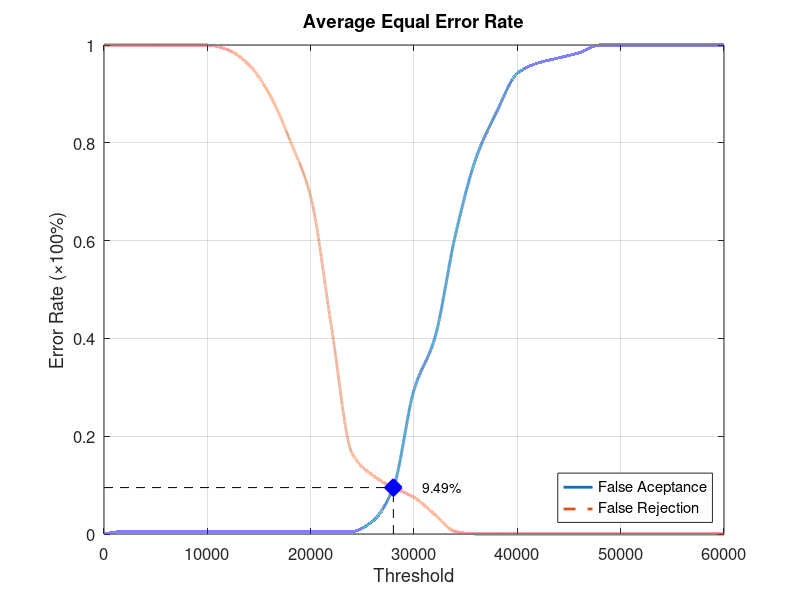
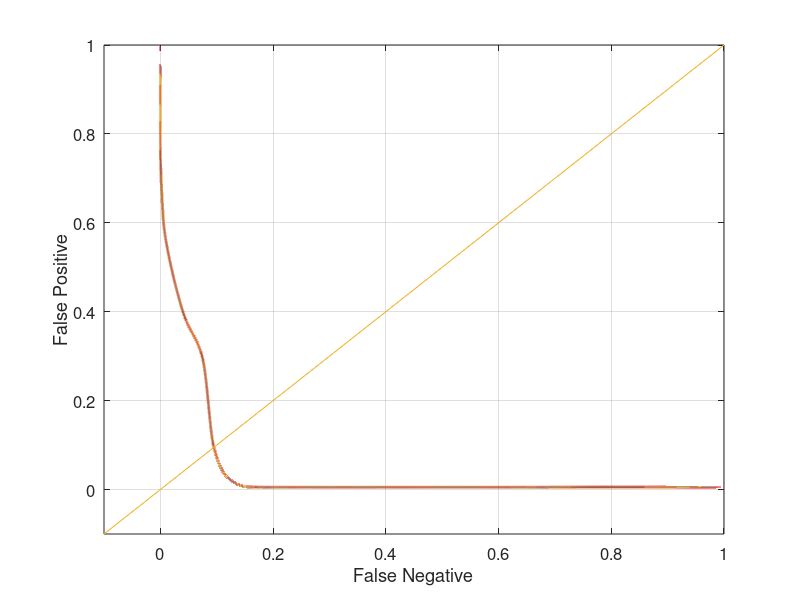

Reproduce these figures in MATLAB, in order.
function yEER = Database3_1
close all;
clear;
clc;
x = 0:2000:60000;
xq = 0:0.5:60000;

y0 = [0 0.00526316 0.00526316 0.00526316 0.00526316 0.00526316 0.00526316 0.00526316 0.00526316 0.00526316 0.00526316 0.00526316 0.00526316 0.0263158 0.0947368 0.294737 0.4 0.610526 0.768421 0.863158 0.942105 0.963158 0.973684 0.984211 1 1 1 1 1 1 1];
yy0 = interp1(x, y0, xq, 'pchip');
y1 = [1 1 1 1 1 1 0.99 0.96 0.9 0.805 0.69 0.425 0.165 0.12 0.095 0.075 0.04 0.005 0 0 0 0 0 0 0 0 0 0 0 0 0];
yy1 = interp1(x, y1, xq, 'pchip');

% Calculating EER: 
y2 = abs(y0 - y1);
find(y2 == min(y2))
yy2 = abs(yy0 - yy1);
xEER = find(yy2 == min(yy2));
xEERIndex = xq(xEER) % X-axis EER
yEER = yy0(xEER) % Y-axis EER

main = figure
plot(xq, yy0,'-','LineWidth', 2);	hold on
plot(xq, yy1,'--','LineWidth', 2);	hold on
plot([xEERIndex xEERIndex], [0 yEER], 'k--');	hold on
plot([0 xEERIndex], [yEER yEER], 'k--');	hold on
plot(xEERIndex, yEER, 'bx', 'LineWidth', 10);	hold on
text(xEERIndex + 10 * xEERIndex / 100, yEER, [num2str(round((10000 * yEER)) / 100) '%'])
legend('False Aceptance', 'False Rejection', 'Location', 'SouthEast')
xlabel('Threshold')
ylabel('Error Rate (\times100%)')
title('Average Equal Error Rate')
set(gca, 'FontSize', 12)
axis([0 60000 0 1])
grid on

print(main, 'Database3_1Main', '-dpng');
FNRxFPR = figure('Color', [1 1 1]);
plot(yy1, yy0, '-', yy1, yy0, 'LineWidth', 2);
hold on
y = -0.1:0.1:1
plot(y, y); 
set(gca, 'FontSize', 12)
xlabel('False Negative')
ylabel('False Positive')
axis([-0.1 1 -0.1 1])
set(gca, 'FontSize', 12)
grid on

print(FNRxFPR, 'Database3_1FNRxFPR','-dpng');
end
